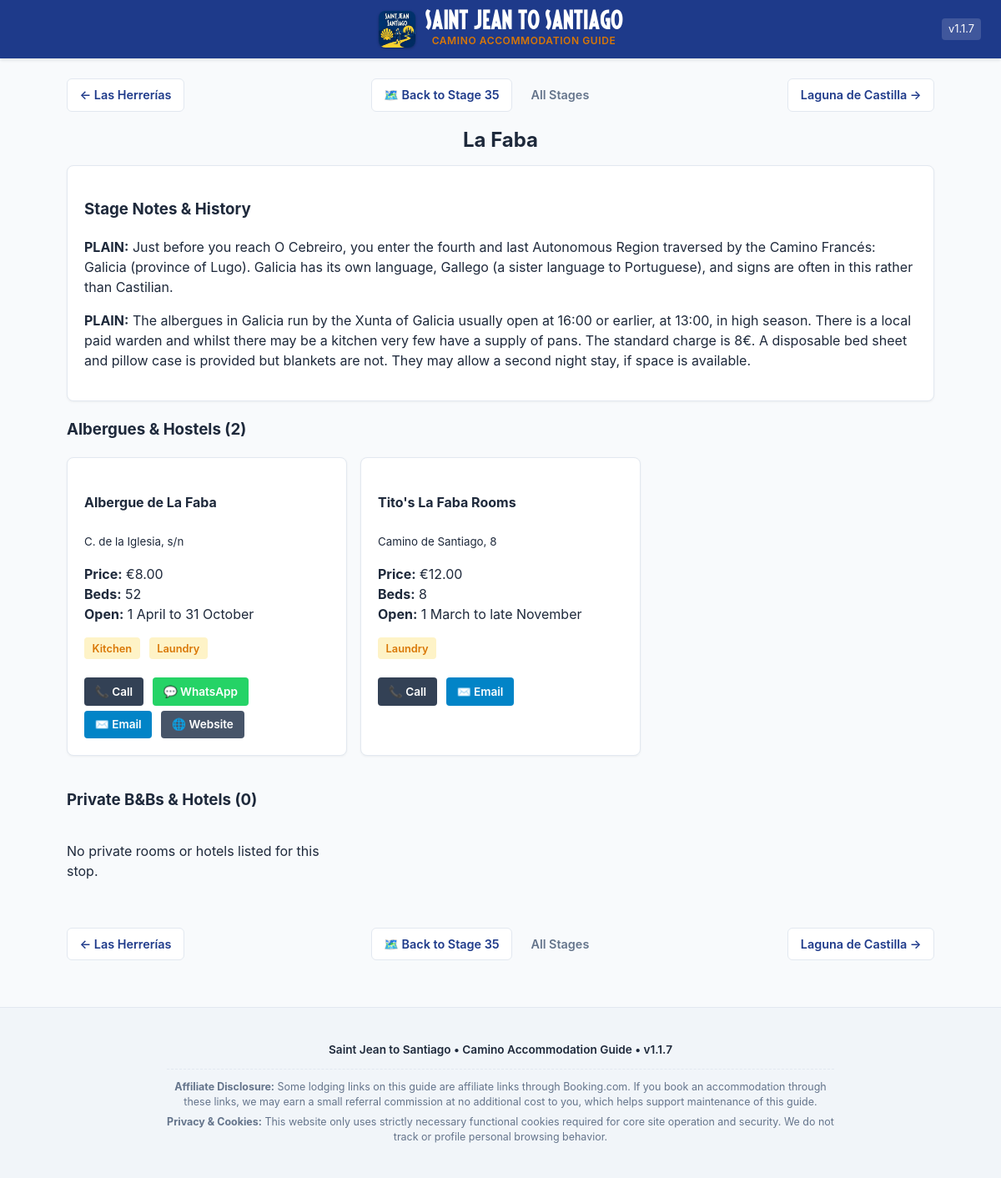
/location/198/, run on the app's committed database.
### camino/models.py (models this page shows, shortened)
class Location(models.Model):
    id = models.IntegerField(db_column='ID', primary_key=True)
    location_name = models.CharField(db_column='locationName', max_length=64)
    latitude = models.DecimalField(db_column='latitude', max_digits=8, decimal_places=5, null=True)
    longitude = models.DecimalField(db_column='longitude', max_digits=8, decimal_places=5, null=True)
    pic1_url = models.CharField(db_column='locationPic1URL', max_length=255, null=True)
    pic2_url = models.CharField(db_column='locationPic2URL', max_length=255, null=True)
    prior_loc = models.IntegerField(db_column='priorLoc', null=True)
    next_loc = models.IntegerField(db_column='nextLoc', null=True)
    class Meta:
        managed = False
        db_table = 'locations'

class Stage(models.Model):
    id = models.IntegerField(db_column='ID', primary_key=True) #
    stage_name = models.CharField(db_column='stageName', max_length=255) #[cite: 1]
    distance_meters = models.IntegerField(db_column='stageDistanceInMetres', null=True) #[cite: 1]
    time_minutes = models.IntegerField(db_column='stageTimeInMinutes', null=True) #[cite: 1]
    elevation_chart_url = models.CharField(db_column='stageElevationChartURL', max_length=255, null=True) #[cite: 1]
    map_url_1024 = models.CharField(db_column='stageMap1024URL', max_length=255, null=True) #[cite: 1]
    map_url_1920 = models.CharField(db_column='stageMap1920URL', max_length=255, null=True) #[cite: 1]
    stage_map_url = models.CharField(db_column='stageMapURL', max_length=255, null=True) #[cite: 1]
    prior_stage = models.IntegerField(db_column='priorStage', null=True) #[cite: 1]
    alt_prior_stage = models.IntegerField(db_column='altPriorStage', null=True) #[cite: 1]
    next_stage = models.IntegerField(db_column='nextStage', null=True) #[cite: 1]
    alt_next_stage = models.IntegerField(db_column='altNextStage', null=True) #[cite: 1]
    class Meta:
        managed = False
        db_table = 'stages' #[cite: 1]

class Paragraph(models.Model):
    id = models.IntegerField(db_column='ID', primary_key=True)
    location = models.ForeignKey(Location, db_column='locationID', on_delete=models.DO_NOTHING, related_name='paragraphs')
    type = models.CharField(db_column='paragraphType', max_length=10)
    text = models.TextField(db_column='paragraphText')
    class Meta:
        managed = False
        db_table = 'paragraphs'

class Albergue(models.Model):
    id = models.IntegerField(db_column='ID', primary_key=True)
    location = models.ForeignKey(Location, db_column='locationID', on_delete=models.DO_NOTHING, related_name='albergues')
    name = models.CharField(db_column='albergueName', max_length=64)
    address = models.CharField(db_column='albergueStreetAdress', max_length=255, null=True)
    beds = models.IntegerField(db_column='numberOfBeds', null=True)
    rate_1p_min = models.DecimalField(db_column='onedPersonRateMin', max_digits=5, decimal_places=2, null=True)
    rate_1p_max = models.DecimalField(db_column='onedPersonRateMax', max_digits=5, decimal_places=2, null=True)
    rate_notes = models.CharField(db_column='rateNotes', max_length=255, null=True)
    kitchen = models.BooleanField(db_column='kitchenFacilitiesAvailable', default=False)
    washer = models.BooleanField(db_column='washingMachineAvailable', default=False)
    communal_meal = models.BooleanField(db_column='communalMealAvailable', default=False)
    opening_period = models.CharField(db_column='openingPeriod', max_length=255, null=True)
    check_in_times = models.TextField(db_column='checkInTimes', null=True)
    email = models.CharField(db_column='email', max_length=64, null=True)
    phone = models.CharField(db_column='tel1PhoneNumber', max_length=32, null=True)
    whatsapp = models.CharField(db_column='whatsAppNumber', max_length=32, null=True)
    website_url = models.CharField(db_column='albergueWebsiteURL', max_length=255, null=True)
    booking_url = models.CharField(db_column='albergueBookingDotComURL', max_length=255, null=True)
    class Meta:
        managed = False
        db_table = 'albergues'

### camino/views.py (the view)
# urls.py: path('location/<int:location_id>/', views.location_detail, name='location_detail'),
def location_detail(request, location_id):
    location = get_object_or_404(Location, pk=location_id)
    albergues = location.albergues.all()
    private_accomm = location.private_accomm.all()
    paragraphs = location.paragraphs.all()
    prior_location = None
    if location.prior_loc and location.prior_loc != 0:
        prior_location = Location.objects.filter(pk=location.prior_loc).first()
    next_location = None
    if location.next_loc and location.next_loc != 0:
        next_location = Location.objects.filter(pk=location.next_loc).first()
    parent_stage = None
    coord_entry = MapLocationCoord.objects.filter(location_id=location_id).first()
    if coord_entry:
        stage_num = getattr(coord_entry, 'stage_id', None) or getattr(coord_entry, 'stage', None)
        if isinstance(stage_num, Stage):
            parent_stage = stage_num
        elif stage_num:
            parent_stage = Stage.objects.filter(pk=stage_num).first()
    context = {
'location': location,
        'prior_location': prior_location,
        'next_location': next_location,
        'parent_stage': parent_stage,
        'albergues': albergues,
        'private_accomm': private_accomm,
        'paragraphs': paragraphs,
    }
    return render(request, 'camino/location_detail.html', context)

### camino/context_processors.py (called while the page is built)
def version_context(request):
    return {
        'APP_VERSION': 'v1.1.7'
    }

### camino/templates/camino/location_detail.html (shortened to what this page needs)
{% extends 'camino/base.html' %}
{% load camino_tags %}
{% block content %}
<div class="location-nav">
  <div>
    {% if prior_location %}
      <a href="{% url 'location_detail' prior_location.id %}" class="btn-nav btn-prior">
        ← {{ prior_location.location_name }}
      </a>
    {% else %}
      <span class="btn-nav btn-disabled">← Route Start</span>
    {% endif %}
  </div>
  <div class="nav-center-buttons">
    {% if parent_stage %}
      <a href="{% url 'stage_detail' parent_stage.id %}" class="btn-nav btn-stage">
        🗺️ Back to Stage {{ parent_stage.id }}
      </a>
    {% endif %}
    <a href="{% url 'stage_list' %}" class="btn-nav btn-all-stages">All Stages</a>
  </div>
  <div>
    {% if next_location %}
      <a href="{% url 'location_detail' next_location.id %}" class="btn-nav btn-next">
        {{ next_location.location_name }} →
      </a>
    {% else %}
      <span class="btn-nav btn-disabled">Route Finish (Santiago) →</span>
    {% endif %}
  </div>
</div>
<h2>{{ location.location_name }}</h2>
{% if paragraphs %}
<div class="card">
  <h3>Stage Notes & History</h3>
  {% for p in paragraphs %}
  <p><strong>{{ p.type }}:</strong> {{ p.text }}</p>
  {% endfor %}
</div>
{% endif %}
<h3>Albergues & Hostels ({{ albergues|length }})</h3>
<div class="grid">
  {% for item in albergues %}
  <div class="card">
    <h4>{{ item.name }}</h4>
    <p><small>{{ item.address|default:"Town Center" }}</small></p>
    <p>
      {% if item.rate_1p_min %}
      <strong>Price:</strong> €{{ item.rate_1p_min}}<br />
      {% endif %}
      <strong>Beds:</strong> {{ item.beds|default:"Inquire"}}<br />
      <strong>Open:</strong> {{ item.opening_period|default:"Seasonal" }}
    </p>
    <p>
      {% if item.kitchen %}<span class="badge">Kitchen</span>{% endif %}
      {% if item.washer %}<span class="badge">Laundry</span>{% endif %}
    </p>
    <div>
      {% if item.phone %}
      <a class="btn btn-phone" href="tel:{{ item.phone }}">📞 Call</a>
      {% endif %}
      {% if item.whatsapp %}
      <a
        class="btn btn-wa"
        href="https://wa.me/{{ item.whatsapp }}"
        target="_blank"
        rel="noopener noreferrer"
        >💬 WhatsApp</a
      >
      {% endif %}
      {% if item.email and item.email != "NULL" %}
      <a class="btn btn-email" href="mailto:{{ item.email }}">✉️ Email</a>
      {% endif %}
      {% if item.website_url and item.website_url != "no website available" and item.website_url != "NULL" %}
      <a
        class="btn btn-web"
        href="{{ item.website_url }}"
        target="_blank"
        rel="noopener noreferrer"
        >🌐 Website</a
      >
      {% endif %}
    </div>
  </div>
  {% empty %}
  <p>No municipal or pilgrim albergues registered here.</p>
  {% endfor %}
</div>
<h3>Private B&Bs & Hotels ({{ private_accomm|length }})</h3>
<div class="grid">
  {% for item in private_accomm %}
  <div class="card">
    <h4>{{ item.name }}</h4>
    <p><small>{{ item.address|default:"" }}</small></p>
    <p>
      {% if item.rate_1p_min %}<strong>Single:</strong> from €{{item.rate_1p_min}}<br />{% endif %}
      {% if item.rate_2p_min %}
      <strong>Double:</strong >from €{{ item.rate_2p_min }}<br />
      {% endif %}
      {% if item.rate_notes%}<small>{{ item.rate_notes }}</small>
      {% endif %}
    </p>
    <div>
      {% if item.phone %}
      <a class="btn btn-phone" href="tel:{{ item.phone }}">📞 Call</a>
      {% endif %}
      {% if item.whatsapp %}
      <a
        class="btn btn-wa"
        href="https://wa.me/{{ item.whatsapp }}"
        target="_blank"
        rel="noopener noreferrer"
        >💬 WhatsApp</a
      >
      {% endif %}
      {% if item.email and item.email != "NULL" %}
      <a class="btn btn-email" href="mailto:{{ item.email }}">✉️ Email</a>
      {% endif %}
      {% if item.website_url and item.website_url != "no website available" and item.website_url != "NULL" %}
      <a
        class="btn btn-web"
        href="{{ item.website_url }}"
        target="_blank"
        rel="noopener noreferrer"
        >🌐 Website</a
      >
      {% endif %}
      {% if item.booking_url and item.booking_url != "not on Booking" and item.booking_url != "NULL" %}
      <a
        class="btn btn-booking"
        href="{{ item.booking_url|partner_booking_url }}"
        target="_blank"
        rel="noopener noreferrer"
        >Booking.com</a
      >
      {% endif %}
    </div>
  </div>
  {% empty %}
  <p>No private rooms or hotels listed for this stop.</p>
  {% endfor %}
</div>
<div class="location-nav" style="margin-top: 2.5rem; margin-bottom: 2rem;">
  <div>
    {% if prior_location %}
      <a href="{% url 'location_detail' prior_location.id %}" class="btn-nav btn-prior">
        ← {{ prior_location.location_name }}
      </a>
    {% else %}
      <span class="btn-nav btn-disabled">← Route Start</span>
    {% endif %}
  </div>
  <div class="nav-center-buttons">
    {% if parent_stage %}
      <a href="{% url 'stage_detail' parent_stage.id %}" class="btn-nav btn-stage">
        🗺️ Back to Stage {{ parent_stage.id }}
      </a>
    {% endif %}
    <a href="{% url 'stage_list' %}" class="btn-nav btn-all-stages">All Stages</a>
  </div>
  <div>
    {% if next_location %}
      <a href="{% url 'location_detail' next_location.id %}" class="btn-nav btn-next">
        {{ next_location.location_name }} →
      </a>
    {% else %}
      <span class="btn-nav btn-disabled">Route Finish (Santiago) →</span>
    {% endif %}
  </div>
</div>
{% endblock %}

### camino/templates/camino/base.html (shortened to what this page needs)
{% load static %}
<!doctype html>
<html lang="en">
  <head>
  </head>
  <body>
  <header>
    <a href="{% url 'stage_list' %}" class="brand-container">
      <img src="{% static 'camino/img/app_icon.jpg' %}" alt="Saint Jean to Santiago Icon" class="brand-icon">
      <div class="brand-text">
        <span class="brand-title">Saint Jean to Santiago</span>
        <span class="brand-subtitle">Camino Accommodation Guide</span>
      </div>
    </a>
  <span class="header-version">{{ APP_VERSION }}</span>
  </header>
  <main>
    {% block content %}{% endblock %}
  </main>
  <footer>
    <div class="footer-content">
      <div class="footer-brand">
        Saint Jean to Santiago &bull; Camino Accommodation Guide &bull; {{ APP_VERSION }}
      </div>
      <div class="disclaimer-box">
        <p style="margin: 0 0 0.4rem 0;">
          <strong>Affiliate Disclosure:</strong> Some lodging links on this guide are affiliate links through Booking.com. If you book an accommodation through these links, we may earn a small referral commission at no additional cost to you, which helps support maintenance of this guide.
        </p>
        <p style="margin: 0;">
          <strong>Privacy &amp; Cookies:</strong> This website only uses strictly necessary functional cookies required for core site operation and security. We do not track or profile personal browsing behavior.
        </p>
      </div>
    </div>
  </footer>
</body>
</html>

### data on the page
Location: location_name "Las Herrerías"
Stage: id "35"
Location: location_name "Laguna de Castilla"
Location: location_name "La Faba"
Paragraph: type "PLAIN", text "Just before you reach O Cebreiro, you enter the fourth and last Autonomous Region traversed by the Camino Francés: Galicia (province of Lugo). Galicia has its own language, Gallego (a sister language to Portuguese), and signs are often in this rather than Castilian."
Paragraph: type "PLAIN", text "The albergues in Galicia run by the Xunta of Galicia usually open at 16:00 or earlier, at 13:00, in high season. There is a local paid warden and whilst there may be a kitchen very few have a supply of pans. The standard charge is 8€. A disposable bed sheet and pillow case is provided but blankets are not. They may allow a second night stay, if space is available."

### other printed values
{{ APP_VERSION }} "v1.1.7"
{{ albergues|length }} "2"
{{ private_accomm|length }} "0"
